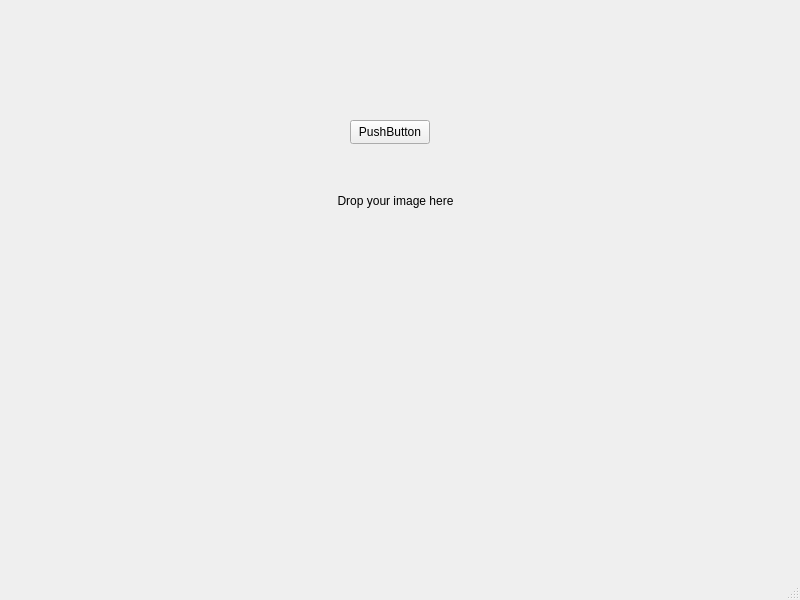
<?xml version="1.0" encoding="UTF-8"?>
<ui version="4.0">
 <class>MainWindow</class>
 <widget class="QMainWindow" name="MainWindow">
  <property name="geometry">
   <rect>
    <x>0</x>
    <y>0</y>
    <width>800</width>
    <height>600</height>
   </rect>
  </property>
  <property name="windowTitle">
   <string>MainWindow</string>
  </property>
  <widget class="QWidget" name="centralwidget">
   <widget class="ImageDropLabel" name="label">
    <property name="geometry">
     <rect>
      <x>320</x>
      <y>170</y>
      <width>151</width>
      <height>61</height>
     </rect>
    </property>
    <property name="acceptDrops">
     <bool>true</bool>
    </property>
    <property name="text">
     <string>Drop your image here</string>
    </property>
    <property name="alignment">
     <set>Qt::AlignmentFlag::AlignCenter</set>
    </property>
   </widget>
   <widget class="QPushButton" name="pushButton">
    <property name="geometry">
     <rect>
      <x>350</x>
      <y>120</y>
      <width>80</width>
      <height>24</height>
     </rect>
    </property>
    <property name="text">
     <string>PushButton</string>
    </property>
   </widget>
  </widget>
  <widget class="QMenuBar" name="menubar">
   <property name="geometry">
    <rect>
     <x>0</x>
     <y>0</y>
     <width>800</width>
     <height>21</height>
    </rect>
   </property>
  </widget>
  <widget class="QStatusBar" name="statusbar"/>
 </widget>
 <customwidgets>
  <customwidget>
   <class>ImageDropLabel</class>
   <extends>QLabel</extends>
   <header location="global">imagedroplabel.h</header>
  </customwidget>
 </customwidgets>
 <resources/>
 <connections/>
</ui>
